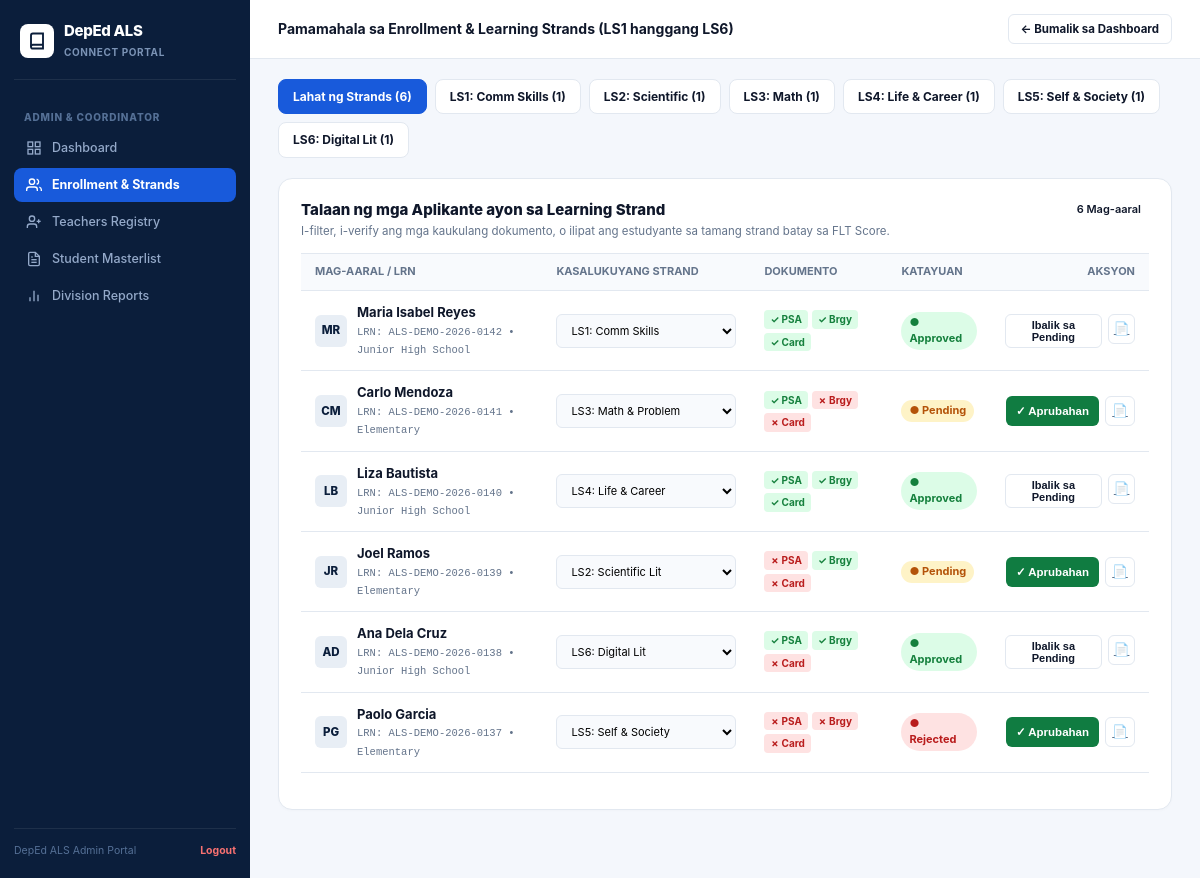
The app's page /admin_enrollment_strands.php (signed in) with its own data.
### tables this page shows
CREATE TABLE IF NOT EXISTS students (
  id BIGINT UNSIGNED AUTO_INCREMENT PRIMARY KEY,
  student_number VARCHAR(50) NOT NULL UNIQUE,
  first_name VARCHAR(100) NOT NULL,
  middle_name VARCHAR(100) NULL,
  last_name VARCHAR(100) NOT NULL,
  birthdate DATE NOT NULL,
  age INT NULL,
  gender VARCHAR(20) NOT NULL DEFAULT 'Prefer not to say',
  civil_status VARCHAR(50) DEFAULT 'Single',
  address TEXT NOT NULL,
  contact_number VARCHAR(50) NOT NULL,
  email VARCHAR(150) NULL,
  password VARCHAR(255) NULL,
  strand VARCHAR(100) NOT NULL DEFAULT 'LS1 - Communication Skills',
  assigned_modules VARCHAR(255) NOT NULL DEFAULT 'LS1,LS2,LS3,LS4,LS5,LS6',
  learner_status VARCHAR(100) NOT NULL DEFAULT 'Junior High School',
  status ENUM('Pending', 'Approved', 'Rejected') NOT NULL DEFAULT 'Pending',
  document_status ENUM('Incomplete', 'Complete', 'Under Review') NOT NULL DEFAULT 'Incomplete',
  doc_psa TINYINT(1) NOT NULL DEFAULT 1,
  doc_brgy TINYINT(1) NOT NULL DEFAULT 1,
  doc_card TINYINT(1) NOT NULL DEFAULT 0,
  schedule VARCHAR(100) DEFAULT 'Weekend Classes',
  assigned_center VARCHAR(200) DEFAULT 'San Nicolas Community Learning Center',
  is_archived TINYINT(1) NOT NULL DEFAULT 0,
  date_registered TIMESTAMP DEFAULT CURRENT_TIMESTAMP,
  INDEX idx_student_name (last_name, first_name),
  INDEX idx_student_status (status),
  INDEX idx_student_number (student_number)
);

### functions.php (called while the page is built, shortened)
<?php
function e(?string $value): string {
    return htmlspecialchars($value ?? '', ENT_QUOTES, 'UTF-8');
}

### admin_enrollment_strands.php (the view, shortened to what this page needs)
<?php
require_once __DIR__ . '/db.php';
require_once __DIR__ . '/functions.php';
$activeLs = trim((string)($_GET['ls'] ?? ''));
$sql = 'SELECT * FROM students WHERE is_archived = 0';
$params = [];
$sql .= ' ORDER BY date_registered DESC';
$stmt = $pdo->prepare($sql);
$stmt->execute($params);
$students = $stmt->fetchAll();
$strandCounts = [
    'LS1' => (int)$pdo->query("SELECT COUNT(*) FROM students WHERE is_archived = 0 AND strand LIKE '%LS1%'")->fetchColumn(),
    'LS2' => (int)$pdo->query("SELECT COUNT(*) FROM students WHERE is_archived = 0 AND strand LIKE '%LS2%'")->fetchColumn(),
    'LS3' => (int)$pdo->query("SELECT COUNT(*) FROM students WHERE is_archived = 0 AND strand LIKE '%LS3%'")->fetchColumn(),
    'LS4' => (int)$pdo->query("SELECT COUNT(*) FROM students WHERE is_archived = 0 AND strand LIKE '%LS4%'")->fetchColumn(),
    'LS5' => (int)$pdo->query("SELECT COUNT(*) FROM students WHERE is_archived = 0 AND strand LIKE '%LS5%'")->fetchColumn(),
    'LS6' => (int)$pdo->query("SELECT COUNT(*) FROM students WHERE is_archived = 0 AND strand LIKE '%LS6%'")->fetchColumn(),
];
$totalCount = (int)$pdo->query("SELECT COUNT(*) FROM students WHERE is_archived = 0")->fetchColumn();
?>
<!doctype html>
<html lang="tl">
<head>
  <link rel="stylesheet" href="assets/admin.css">
</head>
<body class="admin-body">
<div class="deped-laptop-layout">
  <aside class="deped-sidebar">
    <a href="admin_dashboard.php" class="deped-sidebar-brand">
      <div class="deped-brand-logo-icon">
        <svg width="18" height="18" viewBox="0 0 24 24" fill="none" stroke="currentColor" stroke-width="2.5"><path d="M4 19.5A2.5 2.5 0 0 1 6.5 17H20"></path><path d="M6.5 2H20v20H6.5A2.5 2.5 0 0 1 4 19.5v-15A2.5 2.5 0 0 1 6.5 2z"></path></svg>
      </div>
      <div class="deped-brand-text">
        <h2>DepEd ALS</h2>
        <span>CONNECT PORTAL</span>
      </div>
    </a>
    <div class="sidebar-section-title">ADMIN & COORDINATOR</div>
    <nav class="sidebar-nav-group">
      <a href="admin_dashboard.php" class="deped-nav-link">
        <svg viewBox="0 0 24 24" fill="none" stroke="currentColor" stroke-width="2"><rect x="3" y="3" width="7" height="7"></rect><rect x="14" y="3" width="7" height="7"></rect><rect x="14" y="14" width="7" height="7"></rect><rect x="3" y="14" width="7" height="7"></rect></svg>
        <span>Dashboard</span>
      </a>
      <a href="admin_enrollment_strands.php" class="deped-nav-link active">
        <svg viewBox="0 0 24 24" fill="none" stroke="currentColor" stroke-width="2"><path d="M17 21v-2a4 4 0 0 0-4-4H5a4 4 0 0 0-4 4v2"></path><circle cx="9" cy="7" r="4"></circle><path d="M23 21v-2a4 4 0 0 0-3-3.87"></path><path d="M16 3.13a4 4 0 0 1 0 7.75"></path></svg>
        <span>Enrollment & Strands</span>
      </a>
      <a href="teachers_registry.php" class="deped-nav-link">
        <svg viewBox="0 0 24 24" fill="none" stroke="currentColor" stroke-width="2"><path d="M16 21v-2a4 4 0 0 0-4-4H6a4 4 0 0 0-4 4v2"></path><circle cx="9" cy="7" r="4"></circle><line x1="19" y1="8" x2="19" y2="14"></line><line x1="22" y1="11" x2="16" y2="11"></line></svg>
        <span>Teachers Registry</span>
      </a>
      <a href="student_masterlist.php" class="deped-nav-link">
        <span>Student Masterlist</span>
      </a>
      <a href="division_reports.php" class="deped-nav-link">
        <svg viewBox="0 0 24 24" fill="none" stroke="currentColor" stroke-width="2"><line x1="18" y1="20" x2="18" y2="10"></line><line x1="12" y1="20" x2="12" y2="4"></line><line x1="6" y1="20" x2="6" y2="14"></line></svg>
        <span>Division Reports</span>
      </a>
    </nav>
    <div class="sidebar-footer-info">
      <span>DepEd ALS Admin Portal</span>
      <a href="logout.php" style="color:#F87171;text-decoration:none;font-weight:700;">Logout</a>
    </div>
  </aside>
  <div class="deped-main-viewport">
    <header class="deped-top-header">
      <div style="font-weight:750;font-size:14px;color:var(--deped-text-dark);">
        Pamamahala sa Enrollment & Learning Strands (LS1 hanggang LS6)
      </div>
      <div class="header-user-profile">
        <a href="admin_dashboard.php" class="toolbar-btn">← Bumalik sa Dashboard</a>
      </div>
    </header>
    <main class="deped-workspace-container">
      <div class="ls-filter-tabs">
        <a href="admin_enrollment_strands.php" class="ls-tab-pill <?= $activeLs === '' ? 'active' : '' ?>">
          Lahat ng Strands (<?= $totalCount ?>)
        </a>
        <a href="admin_enrollment_strands.php?ls=LS1" class="ls-tab-pill <?= $activeLs === 'LS1' ? 'active' : '' ?>">
          LS1: Comm Skills (<?= $strandCounts['LS1'] ?>)
        </a>
        <a href="admin_enrollment_strands.php?ls=LS2" class="ls-tab-pill <?= $activeLs === 'LS2' ? 'active' : '' ?>">
          LS2: Scientific (<?= $strandCounts['LS2'] ?>)
        </a>
        <a href="admin_enrollment_strands.php?ls=LS3" class="ls-tab-pill <?= $activeLs === 'LS3' ? 'active' : '' ?>">
          LS3: Math (<?= $strandCounts['LS3'] ?>)
        </a>
        <a href="admin_enrollment_strands.php?ls=LS4" class="ls-tab-pill <?= $activeLs === 'LS4' ? 'active' : '' ?>">
          LS4: Life & Career (<?= $strandCounts['LS4'] ?>)
        </a>
        <a href="admin_enrollment_strands.php?ls=LS5" class="ls-tab-pill <?= $activeLs === 'LS5' ? 'active' : '' ?>">
          LS5: Self & Society (<?= $strandCounts['LS5'] ?>)
        </a>
        <a href="admin_enrollment_strands.php?ls=LS6" class="ls-tab-pill <?= $activeLs === 'LS6' ? 'active' : '' ?>">
          LS6: Digital Lit (<?= $strandCounts['LS6'] ?>)
        </a>
      </div>
      <div class="deped-panel-card">
        <div class="panel-header-row">
          <div class="panel-title-text">
            <h3>Talaan ng mga Aplikante ayon sa Learning Strand</h3>
            <p>I-filter, i-verify ang mga kaukulang dokumento, o ilipat ang estudyante sa tamang strand batay sa FLT Score.</p>
          </div>
          <span class="stat-box-sub-pill blue"><?= count($students) ?> Mag-aaral</span>
        </div>
        <table class="deped-full-table">
          <thead>
            <tr>
              <th>MAG-AARAL / LRN</th>
              <th>KASALUKUYANG STRAND</th>
              <th>DOKUMENTO</th>
              <th>KATAYUAN</th>
              <th style="text-align:right;">AKSYON</th>
            </tr>
          </thead>
          <tbody>
            <?php foreach ($students as $s):
              $fullName = trim($s['first_name'] . ' ' . $s['last_name']);
              $inits = strtoupper(substr($s['first_name'], 0, 1) . substr($s['last_name'], 0, 1));
              $isApproved = $s['status'] === 'Approved';
            ?>
              <tr>
                <td>
                  <div class="learner-cell-flex">
                    <div class="learner-avatar-sq"><?= e($inits) ?></div>
                    <div class="learner-name-col">
                      <strong><?= e($fullName) ?></strong>
                      <span>LRN: <?= e($s['student_number']) ?> • <?= e($s['learner_status']) ?></span>
                    </div>
                  </div>
                </td>
                <td>
                  <form method="post" action="admin_enrollment_strands.php" style="display:inline-flex;gap:4px;align-items:center;">
                    <select name="new_strand" class="compact-form-input" style="width:180px;margin-bottom:0;font-size:11px;" onchange="this.form.submit()">
                      <option value="LS1 - Communication Skills" <?= str_contains($s['strand'], 'LS1') ? 'selected' : '' ?>>LS1: Comm Skills</option>
                      <option value="LS2 - Scientific Literacy" <?= str_contains($s['strand'], 'LS2') ? 'selected' : '' ?>>LS2: Scientific Lit</option>
                      <option value="LS3 - Math & Problem Solving" <?= str_contains($s['strand'], 'LS3') ? 'selected' : '' ?>>LS3: Math & Problem</option>
                      <option value="LS4 - Life & Career Skills" <?= str_contains($s['strand'], 'LS4') ? 'selected' : '' ?>>LS4: Life & Career</option>
                      <option value="LS5 - Self & Society" <?= str_contains($s['strand'], 'LS5') ? 'selected' : '' ?>>LS5: Self & Society</option>
                      <option value="LS6 - Digital Literacy" <?= str_contains($s['strand'], 'LS6') ? 'selected' : '' ?>>LS6: Digital Lit</option>
                    </select>
                  </form>
                </td>
                <td>
                  <div style="display:flex;gap:4px;flex-wrap:wrap;">
                    <span class="doc-indicator <?= !empty($s['doc_psa']) ? 'ok' : 'missing' ?>">
                      <?= !empty($s['doc_psa']) ? '✓ PSA' : '✗ PSA' ?>
                    </span>
                    <span class="doc-indicator <?= !empty($s['doc_brgy']) ? 'ok' : 'missing' ?>">
                      <?= !empty($s['doc_brgy']) ? '✓ Brgy' : '✗ Brgy' ?>
                    </span>
                    <span class="doc-indicator <?= !empty($s['doc_card']) ? 'ok' : 'missing' ?>">
                      <?= !empty($s['doc_card']) ? '✓ Card' : '✗ Card' ?>
                    </span>
                  </div>
                </td>
                <td>
                  <span class="status-badge-custom <?= strtolower($s['status']) ?>">
                    ● <?= e($s['status']) ?>
                  </span>
                </td>
                <td style="text-align:right;">
                  <form method="post" action="admin_enrollment_strands.php" style="display:inline-flex;gap:6px;">
                    <?php if (!$isApproved): ?>
                      <button type="submit" name="status" value="Approved" class="btn-table-approve">
                        ✓ Aprubahan
                      </button>
                    <?php else: ?>
                      <button type="submit" name="status" value="Pending" class="toolbar-btn" style="padding:4px 8px;font-size:11px;">
                        Ibalik sa Pending
                      </button>
                    <?php endif; ?>
                    <a href="student_view.php?id=<?= (int)$s['id'] ?>" class="btn-form1-icon" title="Tingnan ang Profile">📄</a>
                  </form>
                </td>
              </tr>
            <?php endforeach; ?>
          </tbody>
        </table>
      </div>
    </main>
  </div>
</div>
</body>
</html>

### admin_enrollment_strands.php (style rules this page uses)
.ls-filter-tabs { display: flex; gap: 8px; flex-wrap: wrap; margin-bottom: 20px; }
.ls-tab-pill { padding: 8px 14px; border-radius: 8px; font-size: 12px; font-weight: 700; text-decoration: none; background: #FFFFFF; border: 1px solid var(--deped-border-subtle); color: var(--deped-text-dark); display: inline-flex; align-items: center; gap: 6px; }
.ls-tab-pill.active { background: var(--deped-blue-primary); color: #FFFFFF; border-color: var(--deped-blue-primary); }
.doc-indicator { display: inline-flex; align-items: center; gap: 3px; padding: 2px 6px; border-radius: 4px; font-size: 10px; font-weight: 700; }
.doc-indicator.ok { background: #DCFCE7; color: #15803D; }
.doc-indicator.missing { background: #FEE2E2; color: #B91C1C; }

### records on screen
students: inits "MR", fullName "Maria Isabel Reyes", student_number "ALS-DEMO-2026-0142", learner_status "Junior High School", new_strand "LS1: Comm Skills", doc_psa "✓ PSA", doc_brgy "✓ Brgy", doc_card "✓ Card", status "Approved", shows "Ibalik sa Pending"
students: inits "CM", fullName "Carlo Mendoza", student_number "ALS-DEMO-2026-0141", learner_status "Elementary", new_strand "LS3: Math & Problem", doc_psa "✓ PSA", doc_brgy "✗ Brgy", doc_card "✗ Card", status "Pending", shows "✓ Aprubahan"
students: inits "LB", fullName "Liza Bautista", student_number "ALS-DEMO-2026-0140", learner_status "Junior High School", new_strand "LS4: Life & Career", doc_psa "✓ PSA", doc_brgy "✓ Brgy", doc_card "✓ Card", status "Approved", shows "Ibalik sa Pending"
students: inits "JR", fullName "Joel Ramos", student_number "ALS-DEMO-2026-0139", learner_status "Elementary", new_strand "LS2: Scientific Lit", doc_psa "✗ PSA", doc_brgy "✓ Brgy", doc_card "✗ Card", status "Pending", shows "✓ Aprubahan"
students: inits "AD", fullName "Ana Dela Cruz", student_number "ALS-DEMO-2026-0138", learner_status "Junior High School", new_strand "LS6: Digital Lit", doc_psa "✓ PSA", doc_brgy "✓ Brgy", doc_card "✗ Card", status "Approved", shows "Ibalik sa Pending"
students: inits "PG", fullName "Paolo Garcia", student_number "ALS-DEMO-2026-0137", learner_status "Elementary", new_strand "LS5: Self & Society", doc_psa "✗ PSA", doc_brgy "✗ Brgy", doc_card "✗ Card", status "Rejected", shows "✓ Aprubahan"

### other values on screen
$totalCount "6"
$strandCounts['LS1'] "1"
$strandCounts['LS2'] "1"
$strandCounts['LS3'] "1"
$strandCounts['LS4'] "1"
$strandCounts['LS5'] "1"
$strandCounts['LS6'] "1"
count($students) "6"
